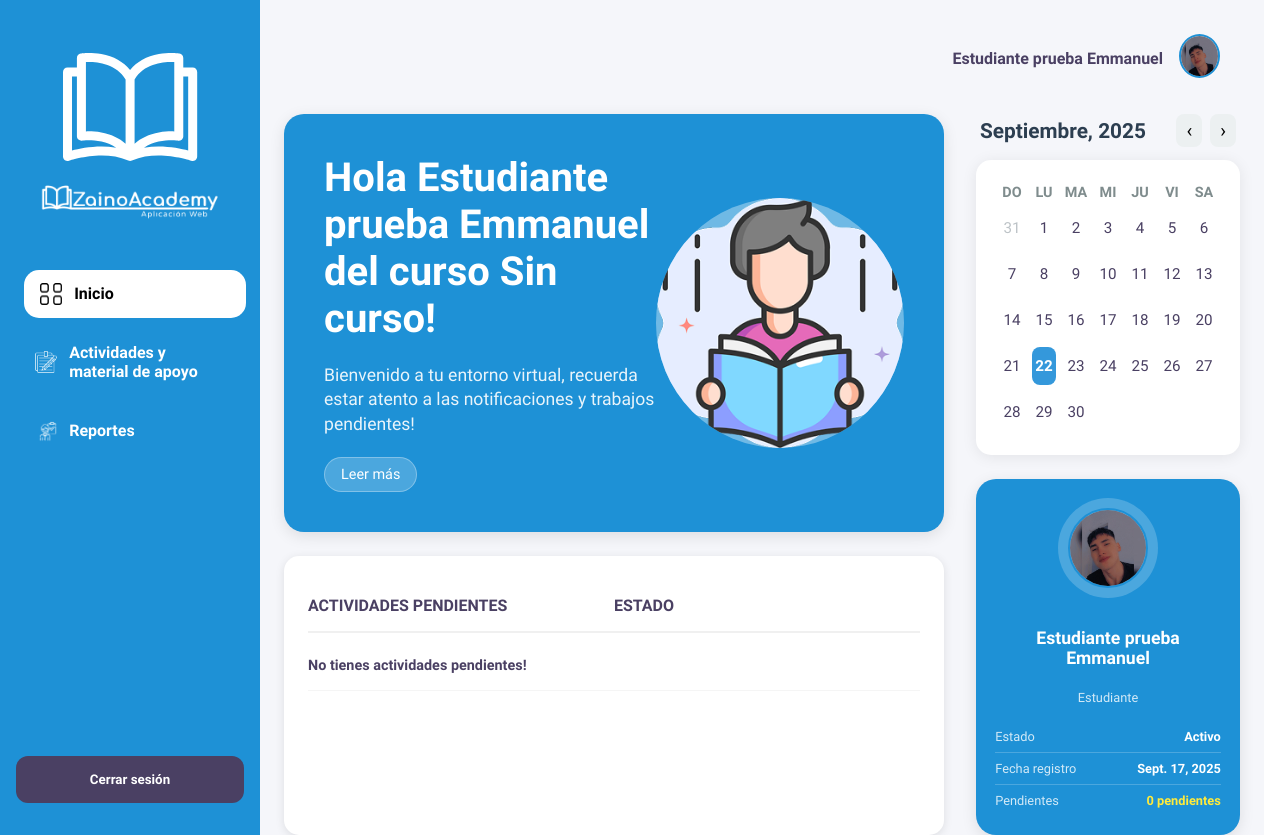
/estudiantes/ (signed in), run on an earlier commit of the app's database.
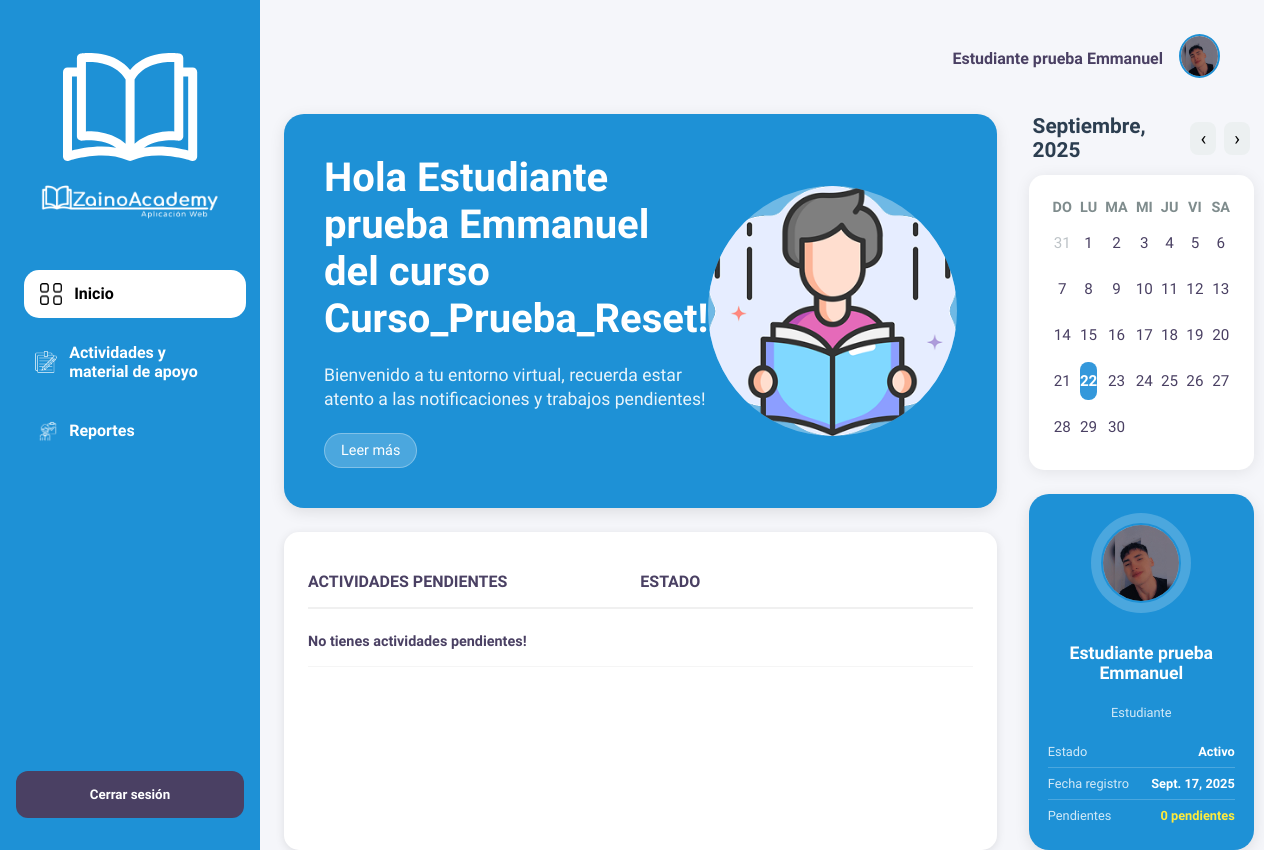
And on a later commit of the database.
### zainoAcademy_app/models.py (models this page shows, shortened)
class Usuario(models.Model):
    Us_id = models.AutoField(primary_key=True)
    Us_nombre = models.CharField(max_length=30)
    Us_contraseña = models.CharField(max_length=30)
    fecha_registro = models.DateField(auto_now_add=True)
    documento = models.CharField(max_length=30)
    GENERO_CHOICES = [
        ('masculino', 'Masculino'),
        ('femenino', 'Femenino'),
        ('otro', 'Otro'),
        ('prefiero_no_decir', 'Prefiero no decir'),
    ]
    genero = models.CharField(
        max_length=30,
        choices=GENERO_CHOICES,
        blank=False
    )
    correo = models.EmailField(unique=True, null=True, blank=True)
    foto_perfil_usuario = models.ImageField(upload_to='fotos_perfil/', null=True, blank=True)
    TipoUsuario = models.ForeignKey(TipoUsuario, on_delete=models.CASCADE)
    class Meta:
        db_table = 'usuario'

class Curso(models.Model):
    Cur_id = models.AutoField(primary_key=True)
    Cur_nombre = models.CharField(max_length=100)
    class Meta:
        db_table = 'curso'

### zainoAcademy_app/views.py (the view, shortened to what this page needs)
# urls.py: path('estudiantes/', views.dashboard_estudiantes, name='dashboard_estudiantes'),
def dashboard_estudiantes(request):
    usuario = get_usuario_from_session(request)
    if not usuario:
        return redirect('login')
    estudiante = get_object_or_404(Estudiantes, Usuario_us=usuario)
    cursos = Estudiante_Curso.objects.filter(Est=estudiante).select_related('Cur')
    curso_nombre = cursos[0].Cur.Cur_nombre if cursos.exists() else "Sin curso"
    boletines_qs = Boletin.objects.filter(
        Cur_id__in=cursos.values_list("Cur_id", flat=True)
    )
    actividades_qs = Actividad.objects.filter(Bol__in=boletines_qs).distinct()
    pendientes = []
    hoy = localtime(timezone.now()).date()
    for actividad in actividades_qs:
        if actividad.Act_fechaLimite >= hoy:
            entrega = Actividad_Entrega.objects.filter(Act=actividad, Est=estudiante).first()
    pendientes_count = len(pendientes)
    return render(request, 'estudiantes/dashboard_estudiantes.html', {
        'usuario': usuario,
        'curso_nombre': curso_nombre,
        'pendientes': pendientes[:4],
        'pendientes_count': pendientes_count,
    })

### zainoAcademy_app/context_processors.py (called while the page is built)
def usuario_context(request):
    usuario = None
    try:
        usuario = get_usuario_from_session(request)
    except:
        pass
    return {"usuario": usuario}

### zainoAcademy_app/views.py (called while the page is built)
def get_usuario_from_session(request):
    usuario_id = request.session.get('usuario_id')
    if usuario_id:
        try:
            return Usuario.objects.get(Us_id=usuario_id)
        except Usuario.DoesNotExist:
            return None
    return None

### zainoAcademy_app/templates/estudiantes/dashboard_estudiantes.html (shortened to what this page needs)
<!DOCTYPE html>
{% load static %}
<html lang="es">
<head>
    <link rel="stylesheet" href="{% static 'css/estudiantes/dashboard_estudiantes.css' %}">
</head>
<body class="dashboard-page">
    <aside class="sidebar">
        <div class="logo">
            <a href="{% url 'dashboard_estudiantes' %}">
                <img src="{% static 'images/acudientes/Favicon.png' %}" alt="Logo Libro"/>
                <img src="{% static 'images/acudientes/LogoNormal-removebg-preview.png' %}" alt="Logo Zaino Academy" />
            </a>
        </div>
        <nav>
            <ul class="nav-list">
                <li>
                <a href="{% url 'dashboard_estudiantes' %}"
                    class="nav-item {% if request.resolver_match.url_name == 'dashboard_estudiantes' %}active{% endif %}">
                    <img src="{% static 'images/acudientes/inicio.png' %}" class="nav-icon" alt="Inicio"> Inicio
                </a>
                </li>
                <li>
                <a href="{% url 'consultar_periodos' %}"
                    class="nav-item {% if request.resolver_match.url_name == 'consultar_periodos' %}active{% endif %}">
                    <img src="{% static 'images/acudientes/actividades.png' %}" class="nav-icon" alt="Actividades"> Actividades y material de apoyo
                </a>
                </li>
                <li>
                <a href="{% url 'consultar_reportes' %}"
                    class="nav-item {% if request.resolver_match.url_name == 'consultar_reportes' %}active{% endif %}">
                    <img src="{% static 'images/acudientes/asistencia.png' %}" class="nav-icon" alt="Reportes"> Reportes
                </a>
                </li>
            </ul>
        </nav>
        <div class="logout-container">
            <form method="POST" action="{% url 'login' %}">
                <button type="button" class="logout-btn" onclick="openModal()">Cerrar sesión</button>
            </form>
        </div>
    </aside>
    <main class="main-content">
        <header class="page-header">
            <div class="header-container">
                <div class="header-icons">
                    <span class="user-name">{{ usuario.Us_nombre }}</span>
                    <a href="{% url 'ver_perfil_estudiantes' %}">
                        {% if usuario.foto_perfil_usuario %}
                            <img src="{{ usuario.foto_perfil_usuario.url }}" class="user-avatar" alt="Perfil">
                        {% else %}
                            <img src="{% static 'images/acudientes/perfil.png' %}" class="user-avatar" alt="Perfil">
                        {% endif %}
                    </a>
                </div>
            </div>
        </header>
        <div class="dashboard-content">
            <div class="left-column">
                <div class="greeting-card">
                    <div class="greeting-text">
                        <h2>Hola {{ usuario.Us_nombre }} del curso {{ curso_nombre }}!</h2>
                        <p>Bienvenido a tu entorno virtual, recuerda estar atento a las notificaciones y trabajos pendientes!</p>
                        <a href="{% url 'consultar_periodos' %}" class="btn-leer-mas">Leer más</a>
                    </div>
                    <div class="greeting-illustration">
                        <img src="{% static 'images/acudientes/lectura.png' %}" class="greeting-illustration" alt="Perfil">
                    </div>
                </div>
            <div class="notifications-section">
                <div class="notifications-table">
                    <div class="table-header">
                        <div class="col-header">Actividades Pendientes</div>
                        <div class="col-header">Estado</div>
                    </div>
                    {% if pendientes %}
                        {% for p in pendientes %}
                        <div class="table-row">
                            <div class="col-data activity-name"><a href="{% url 'subir_actividad_estudiante' p.periodo_obj.Per_id p.materia_obj.Mtr_id p.actividad_obj.Act_id %}">{{ p.actividad_obj.Act_nombre }}</a></div>
                            <div class="col-data status">• {{ p.estado }}</div>
                        </div>
                        {% endfor %}
                    {% else %}
                        <div class="table-row">
                            <div class="col-data activity-name" colspan="3">
                                No tienes actividades pendientes!
                            </div>
                        </div>
                    {% endif %}
                </div>
                </div>
            </div>
            <div class="right-column">
                <div class="calendar-section">
                    <div class="calendar-top">
                        <h4 id="calendar-month-year"></h4>
                        <div class="calendar-nav">
                            <button class="nav-btn prev-btn" onclick="changeMonth(-1)">‹</button>
                            <button class="nav-btn next-btn" onclick="changeMonth(1)">›</button>
                        </div>
                    </div>
                    <div class="calendar-widget">
                        <div class="calendar-grid" id="calendar-grid">
                        </div>
                    </div>
                </div>
                <div class="student-profile">
                    <div class="student-avatar">
                    <a href="{% url 'ver_perfil_estudiantes' %}">
                        {% if usuario.foto_perfil_usuario %}
                            <img src="{{ usuario.foto_perfil_usuario.url }}" class="user-avatar" alt="Perfil">
                        {% else %}
                            <img src="{% static 'images/acudientes/perfil.png' %}" class="user-avatar" alt="Perfil">
                        {% endif %}
                    </a>                    </div>
                    <h4 class="student-name">{{ usuario.Us_nombre }}</h4> <br>
                    <p class="student-role">Estudiante</p>
                    <div class="student-info">
                        <div class="info-row">
                            <span class="info-label">Estado</span>
                            <span class="info-value">Activo</span>
                        </div>
                        <div class="info-row">
                            <span class="info-label">Fecha registro</span>
                            <span class="info-value">{{ usuario.fecha_registro }}</span>
                        </div>
                        <div class="info-row">
                            <span class="info-label">Pendientes</span>
                            <span class="info-value pending-count">{{ pendientes_count }} pendientes</span>
                        </div>
                    </div>
                </div>
            </div>
        </div>
    </main>
</body>
</html>

What changed in the data, as far as the page shows it:
added Curso: Cur_nombre "Curso_Prueba_Reset"
Also different on the page:
{{ curso_nombre }}: "Sin curso" → (not shown)
